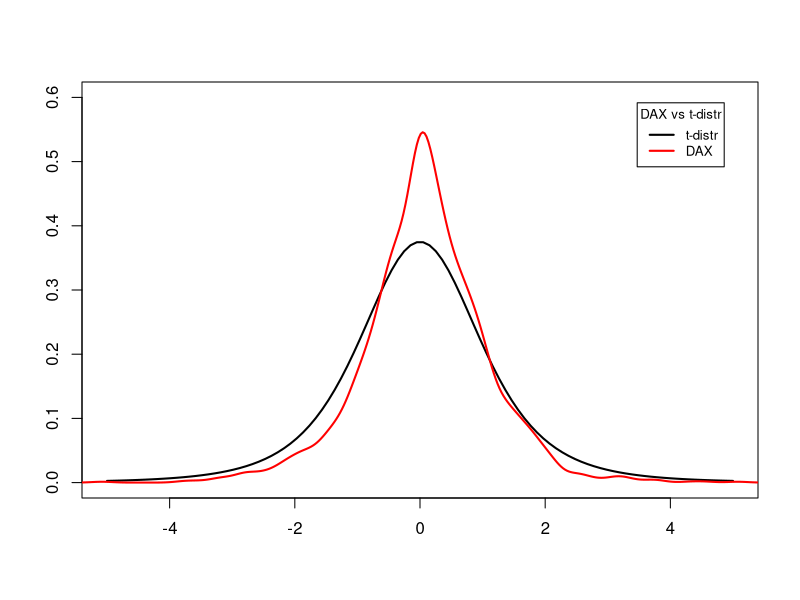

Write R code to recreate this figure.
#################################
### HW #2 Solution
#################################

# The below solutions are examples,
# Slightly different solutions are also possible.
# Max score 35pts

### HW #2:

# 5pts
# 1. Create a function for calculating the kurtosis of a time series of returns,

calc_kurtosis <- function(in_data=rnorm(1000)) {  # default is normal
# Calculates the kurtosis of a time series of returns.
  len_data <- length(in_data)
  mean_data <- mean(in_data)
  sd_data <- sd(in_data)
  len_data*(len_data+1)*sum(((in_data - mean_data)/sd_data)^4)/((len_data-1)^3)
}  # end calc_kurtosis



# 10pts
# 2. Using this function calculate the kurtosis of DAX returns, and of t-distribution returns with four degrees of freedom (use the same number of data points in both cases),

# DAX returns in scale 1% = 1.0
ts_rets <- 100*diff(log(EuStockMarkets[, 1]))
# calculate kurtosis of DAX returns
calc_kurtosis(in_data=ts_rets)
# calculate kurtosis of t-distribution
calc_kurtosis(in_data=rt(n=length(ts_rets), df=4))



# 20pts (even without legend)
# 3. Plot the probability density of DAX returns together with t-distribution returns with four degrees of freedom on a single plot,
# plot t-distribution
x_var <- seq(-5, 5, length=100)
plot(x=x_var, y=dt(x_var, df=4), type="l", lwd=2, xlab="", ylab="", ylim=c(0, 0.6))
# add line for density of DAX returns
lines(density(ts_rets), col="red", lwd=2)
# add legend
legend("topright", title="DAX vs t-distr", legend=c("t-distr", "DAX"), 
       inset=0.05, cex=0.8, lwd=2, lty=c(1, 1), col=c("black", "red"))


